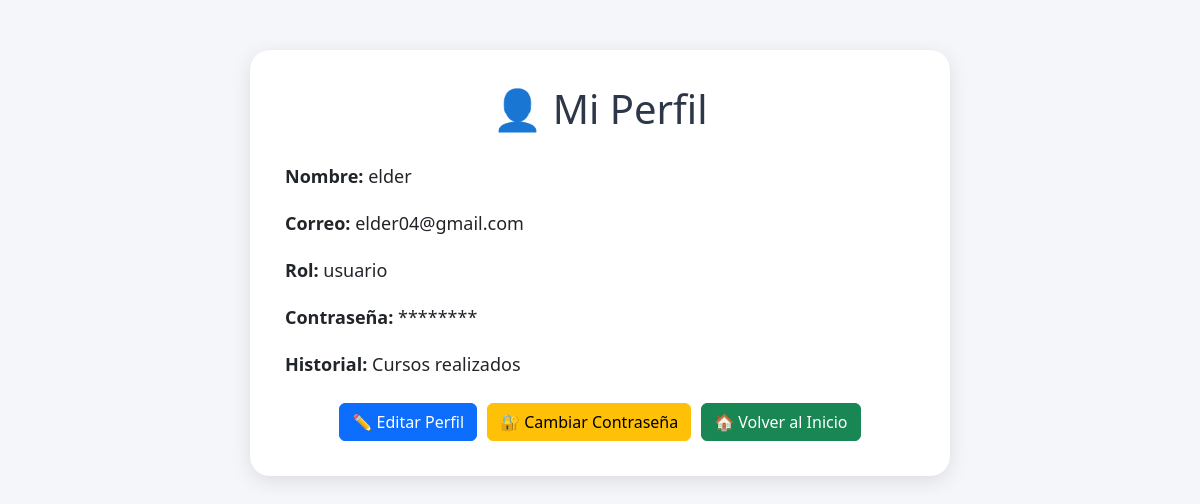
Screenshot of /perfil (signed in) with the database file from the repository.
### tables this page shows
CREATE TABLE usuarios(
        id INTEGER PRIMARY KEY AUTOINCREMENT,
        nombre TEXT,
        correo TEXT UNIQUE,
        password TEXT,
        rol TEXT
    );

### app.py (the view)
@app.route('/perfil')
def perfil():
    if 'user_id' not in session:
        return redirect('/login')
    conn = sqlite3.connect("cursos.db")
    cursor = conn.cursor()
    cursor.execute("""
        SELECT nombre, correo, rol
        FROM usuarios
        WHERE id=?
    """, (session['user_id'],))
    user = cursor.fetchone()
    conn.close()
    usuario = {
        "nombre": user[0],
        "email": user[1],
        "rol": user[2]
    }
    return render_template("perfil.html", usuario=usuario)

### templates/perfil.html (shortened to what this page needs)
<!DOCTYPE html>
<html lang="es">
<head>
<link href="https://cdn.jsdelivr.net/npm/bootstrap@5.3.3/dist/css/bootstrap.min.css" rel="stylesheet">
</head>
<body>
<div class="container">
    <div class="card-perfil">
        <h1 class="titulo">
            👤 Mi Perfil
        </h1>
        <div class="info">
            <strong>Nombre:</strong>
            {{ usuario.nombre }}
        </div>
        <div class="info">
            <strong>Correo:</strong>
            {{ usuario.email }}
        </div>
        <div class="info">
            <strong>Rol:</strong>
            {{ usuario.rol }}
        </div>
        <div class="info">
            <strong>Contraseña:</strong>
            ********
        </div>
        <div class="info">
            <strong>Historial:</strong>
            Cursos realizados
        </div>
        <div class="botones">
            <a href="/editar_perfil" class="btn btn-primary">
                ✏️ Editar Perfil
            </a>
            <a href="/cambiar_password" class="btn btn-warning">
                🔐 Cambiar Contraseña
            </a>
            <a href="/" class="btn btn-success">
                🏠 Volver al Inicio
            </a>
        </div>
    </div>
</div>
</body>
</html>

### templates/perfil.html (style rules this page uses)
body { background:#f4f6f9; font-family:'Segoe UI',sans-serif; }
.card-perfil { max-width:700px; margin:auto; margin-top:50px; background:white; border-radius:20px; padding:35px; box-shadow:0 5px 20px rgba(0,0,0,.1); }
.titulo { text-align:center; margin-bottom:30px; color:#2d3748; }
.info { font-size:18px; margin-bottom:20px; }
.botones { display:flex; gap:10px; flex-wrap:wrap; justify-content:center; margin-top:25px; }

### rows the page displays
usuarios: nombre "elder", email "elder04@gmail.com", rol "usuario"
